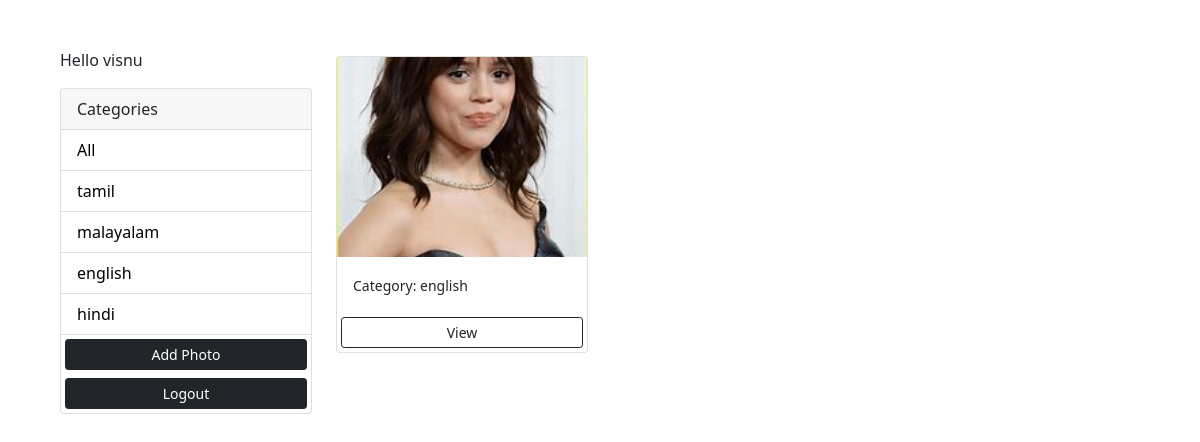
Screenshot of /?category=english (signed in) with the database file from the repository.
### photos/models.py (models this page shows, shortened)
class Category(models.Model):
    class Meta:
        verbose_name = 'Category'
        verbose_name_plural = 'Categories'
    user = models.ForeignKey(
        User, on_delete=models.SET_NULL, null=True, blank=True)
    name = models.CharField(max_length=100, null=False, blank=False)

class Photo(models.Model):
    class Meta:
        verbose_name = 'Photo'
        verbose_name_plural = 'Photos'
    category = models.ForeignKey(
        Category, on_delete=models.SET_NULL, null=True, blank=True)
    image = models.ImageField(null=False, blank=False)
    description = models.TextField()

### photos/views.py (the view)
# urls.py: path('', views.gallery, name='gallery'),
@login_required(login_url='login')
def gallery(request):
    user = request.user
    category = request.GET.get('category')
    if category == None:
        photos = Photo.objects.filter(category__user=user)
    else:
        photos = Photo.objects.filter(
            category__name=category, category__user=user)
    categories = Category.objects.filter(user=user)
    context = {'categories': categories, 'photos': photos}
    return render(request, 'photos/gallery.html', context)

### photos/templates/photos/gallery.html (shortened to what this page needs)
<!DOCTYPE html>
<html lang="en">
<head>
    <link href="https://cdn.jsdelivr.net/npm/bootstrap@5.0.0-beta1/dist/css/bootstrap.min.css" rel="stylesheet"
>
</head>
<body class="m-5">
    <div class="container">
        <div class="row">
            <div class="col-md-3">
                {% if request.user.is_authenticated %}
                <p>Hello {{request.user}}</p>
                {% endif %}
                <div class="card">
                    <div class="card-header">
                        Categories
                    </div>
                    <ul class="list-group list-group-flush">
                        <li class="list-group-item">
                            <a href="{% url 'gallery' %}">All</a>
                        </li>
                        {% for category in categories %}
                        <li class=" list-group-item">
                            <a href="{% url 'gallery' %}?category={{category.name}}">
                                {{category.name}}
                            </a>
                        </li>
                        {% endfor %}
                        <a href="{% url 'add' %}" class="btn btn-dark btn-block btn-sm m-1">Add Photo</a>
                        <a href="{% url 'logout' %}" class="btn btn-dark btn-block btn-sm m-1">Logout</a>
                    </ul>
                </div>
            </div>
            <div class="col-md-9">
                <div class="row">
                    {% for photo in photos %}
                    <div class="col-md-4">
                        <div class="card my-2">
                            <img class="image-thumbail" src="{{photo.image.url}}" alt="Card image cap">
                            <div class="card-body">
                                <small>Category: {{photo.category.name}}</small>
                            </div>
                            <a href="{% url 'photo' photo.id %}" class="btn btn-outline-dark btn-sm m-1">View</a>
                        </div>
                    </div>
                    {% empty %}
                    <h3>No photos...</h3>
                    {% endfor %}
                </div>
            </div>
        </div>
    </div>
</body>
</html>

### photos/templates/photos/gallery.html (style rules this page uses)
.image-thumbail { height: 200px; object-fit: cover; }
.list-group-item a { text-decoration: none; color: black; }

### rows the page displays
Category: name "tamil"
Category: name "malayalam"
Category: name "english"
Category: name "hindi"
Photo: image (picture), category.name "english"

### other values shown
{{ request.user }} "visnu"
